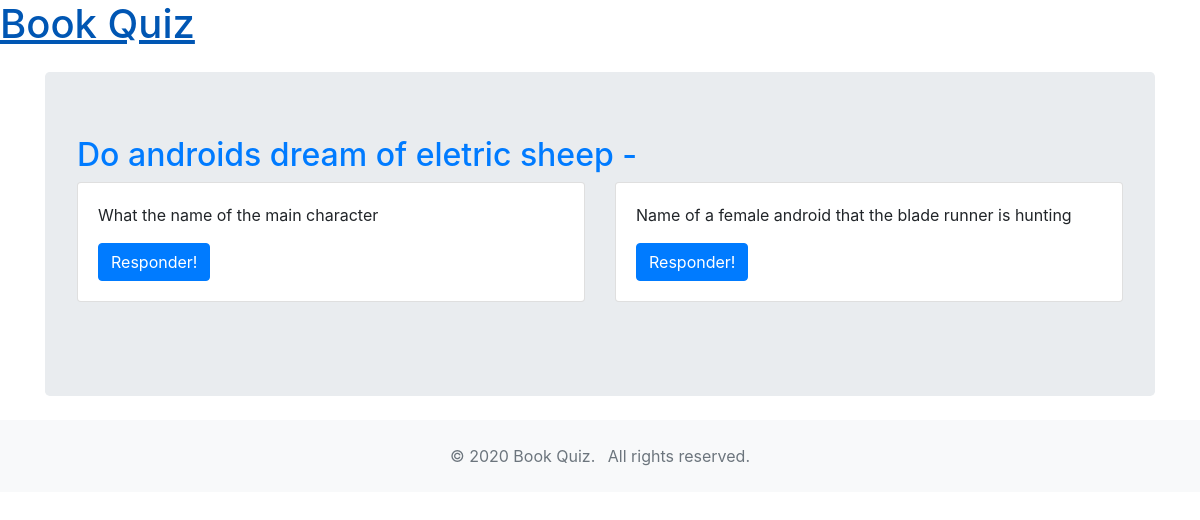
Before: /questions/1 with the older database file.
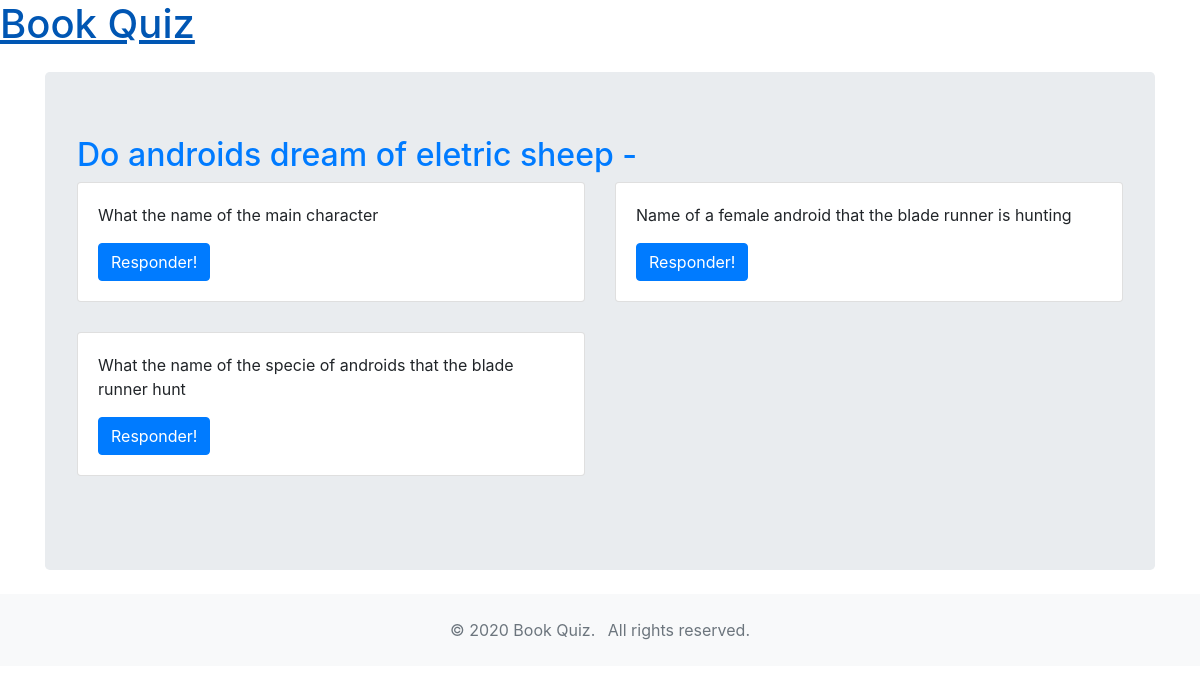
After: the same page with the newer database file.
### game/models.py (models this page shows, shortened)
class Question(models.Model):
    book = models.ForeignKey(Book, on_delete=models.CASCADE,
                             related_name='questions')
    user = models.ForeignKey(User, on_delete=models.CASCADE)
    text = models.CharField(max_length=200)
    pub_date = models.DateTimeField(auto_now_add=True, blank=False)

### game/views.py (the view)
# urls.py: path('questions/<int:book_id>', views.questions, name='questions'),
def questions(request, book_id):
    book = Book.objects.get(id=book_id)
    questions = book.questions.all()
    context = {'questions': questions, 'book': book}
    return render(request, 'game/questions.html', context)

### game/templates/game/questions.html
{% extends 'base.html' %}
{% block content %}
<div class="container">
    <div class="jumbotron my-4">
        <h2 class="text-primary">{{book.title}} - {{book.author}}</h3>
        <div class="row">
            {% for question in questions %}
            <div class="col-sm-6" style="margin-bottom:30px">
                <div class="card">
                    <div class="card-body">
                        <p class="card-text">{{ question.text }}</p>
                        <a href="play/{{ question.id }}" class="btn btn-primary">Responder!</a>
                    </div>
                </div>
            </div>
            {% endfor %}
        </div>
    </div>
</div>
{% endblock content %}

Changed rows visible on the page:
added Question: text "What the name of the specie of androids that the blade runner hunt"
